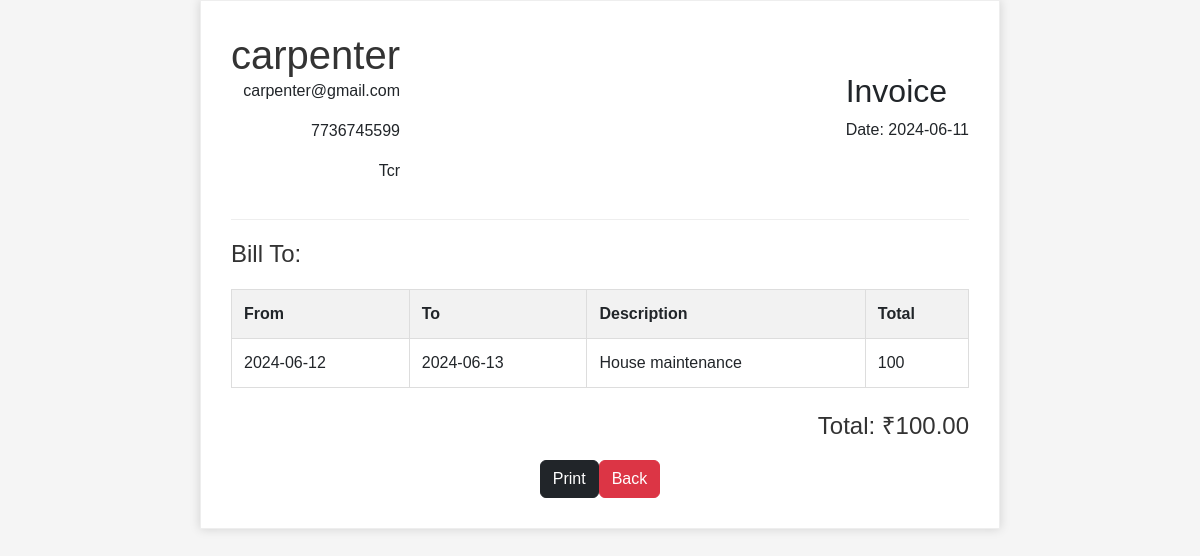
Page /user/user_bill.php?rid=3 on the committed database.
### tables this page shows
CREATE TABLE `labour_reg` (
  `l_id` int(10) NOT NULL,
  `name` varchar(50) DEFAULT NULL,
  `email` varchar(50) DEFAULT NULL,
  `phonenumber` bigint(15) DEFAULT NULL,
  `place` varchar(100) DEFAULT NULL,
  `password` varchar(50) DEFAULT NULL,
  `purpose` varchar(50) DEFAULT NULL,
  `rating` int(10) DEFAULT 0,
  `outof` int(10) DEFAULT 0
);

CREATE TABLE `book_request` (
  `br_id` int(10) NOT NULL,
  `date` date DEFAULT NULL,
  `u_id` int(10) DEFAULT NULL,
  `l_id` int(10) DEFAULT NULL,
  `from` date DEFAULT NULL,
  `to` date DEFAULT NULL,
  `status` varchar(50) DEFAULT 'Pending',
  `description` varchar(150) DEFAULT NULL,
  `amount` float DEFAULT NULL,
  `rating` varchar(50) DEFAULT NULL
);

### user/user_bill.php (the view, shortened to what this page needs)
<?php
include "../connection.php";
$rid = $_GET['rid'];
$book_qry = "SELECT * FROM `book_request` WHERE `br_id` = $rid";
$book_res = mysqli_query($con,$book_qry);
$book_row = mysqli_fetch_array($book_res);
$llid = $book_row['l_id'];
$lab_qry = "SELECT * FROM `labour_reg` WHERE `l_id` = $llid";
$lab_res = mysqli_query($con,$lab_qry);
$lab_row = mysqli_fetch_array($lab_res);
?>
<!DOCTYPE html>
<html lang="en">
<head>
    <link href="https://cdn.jsdelivr.net/npm/bootstrap@5.3.3/dist/css/bootstrap.min.css" rel="stylesheet">
</head>
<body>
    <div class="invoice-box">
        <div class="invoice-header">
            <div class="company-details">
                <h1><?php echo $lab_row['name'] ?></h1>
                <p><?php echo $lab_row['email'] ?></p>
                <p><?php echo $lab_row['phonenumber'] ?></p>
                <p><?php echo $lab_row['place'] ?></p>
            </div>
            <div class="invoice-title">
                <h2>Invoice</h2>
                <p class="date">Date: <?php echo $book_row['date']; ?></p>
            </div>
        </div>
        <div class="invoice-details">
            <h2>Bill To:</h2>
        </div>
        <table class="invoice-table">
            <thead>
                <tr>
                    <th>From</th>
                    <th>To</th>
                    <th>Description</th>
                    <th>Total</th>
                </tr>
            </thead>
            <tbody>
                <tr>
                    <td><?php echo $book_row['from'] ?></td>
                    <td><?php echo $book_row['to'] ?></td>
                    <td><?php echo $book_row['description'] ?></td>
                    <td><?php echo $book_row['amount'] ?></td>
                </tr>
            </tbody>
        </table>
        <div class="total">
            <p class="amount">Total: ₹<?php echo $book_row['amount'] ?>.00</p>
        </div>
        <div class="d-flex justify-content-center align-items-center">
            <button class="btn btn-dark" onclick="window.print()">Print</button>
            <a href="user_vw_history.php"><button class="btn btn-danger">Back</button></a>
        </div>
    </div>
</body>
</html>

### user/user_bill.php (style rules this page uses)
body { font-family: Arial, sans-serif; margin: 0; padding: 0; background-color: #f5f5f5; }
.invoice-box { max-width: 800px; margin: auto; padding: 30px; border: 1px solid #eee; background-color: #fff; box-shadow: 0 0 10px rgba(0, 0, 0, 0.15); }
.invoice-header { display: flex; justify-content: space-between; align-items: center; border-bottom: 1px solid #eee; padding-bottom: 20px; margin-bottom: 20px; }
.invoice-header h1 { margin: 0; font-size: 2.5em; color: #333; }
.invoice-header .company-details { text-align: right; }
.invoice-details { margin-bottom: 20px; }
.invoice-details h2 { margin: 0; font-size: 1.5em; color: #333; }
.invoice-table { width: 100%; border-collapse: collapse; margin-bottom: 20px; }
.invoice-table th, .invoice-table td { padding: 12px; border: 1px solid #ddd; text-align: left; }
.invoice-table th { background-color: #f2f2f2; }
.total { text-align: right; }
.total .amount { font-size: 1.5em; color: #333; }

### rows in the picture
labour_reg: name "carpenter", email "carpenter@gmail.com", phonenumber "7736745599", place "Tcr"
book_request: date "2024-06-11", from "2024-06-12", to "2024-06-13", description "House maintenance", amount "100"
